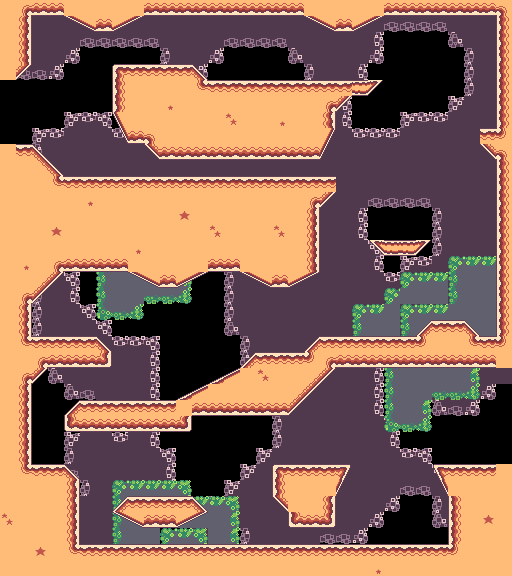

This is a level from a 2D game, rendered from its Tiled map with the project's own tilesets. A one-line summary and the map file follow, with tile-layer data summarised:
An orthogonal 32x36 tile map with 16x16 px tiles, 4 tile layers (Background, Tile Layer 4, Walls, Decorations), 2 tilesets.

<map version="1.10" tiledversion="1.10.2" orientation="orthogonal" renderorder="right-down" width="32" height="36" tilewidth="16" tileheight="16" infinite="0" nextlayerid="29" nextobjectid="1">
 <tileset firstgid="1" source="../Tilesets/16gon.tsx" />
 <tileset firstgid="82" source="../Tilesets/Walls.tsx" />
 <layer id="25" name="Background" width="32" height="36">
  <properties>
   <property name="unity:Tint Color" type="color" value="#ff00007f" />
  </properties>
  <data>[1152 cells, 788 non-empty, 9 distinct tile ids]</data>
 </layer>
 <layer id="27" name="Tile Layer 4" width="32" height="36">
  <data>[1152 cells, 111 non-empty, 9 distinct tile ids]</data>
 </layer>
 <layer id="1" name="Walls" width="32" height="36">
  <properties>
   <property name="unity:layer" value="Wall" />
  </properties>
  <data>[1152 cells, 545 non-empty, 18 distinct tile ids]</data>
 </layer>
 <layer id="24" name="Decorations" width="32" height="36">
  <data>[1152 cells, 26 non-empty, 2 distinct tile ids]</data>
 </layer>
</map>
